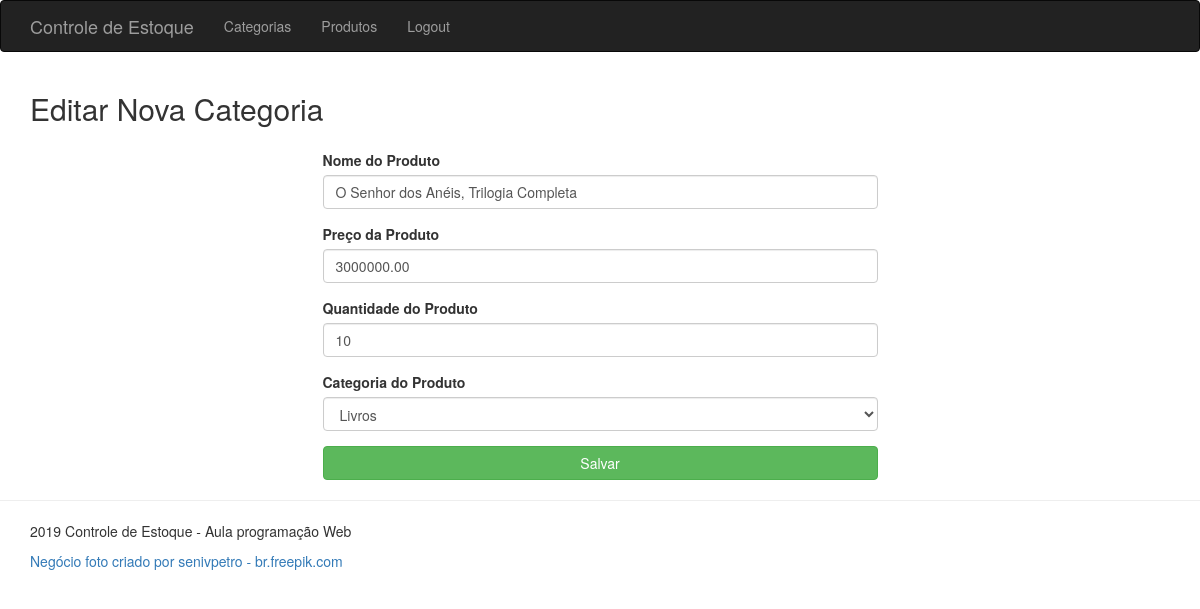
The page /produtos-editar.php?id=28 (signed in) on the database its author committed.
### tables this page shows
CREATE TABLE `produtos` (
  `id` int(11) NOT NULL AUTO_INCREMENT,
  `nome` varchar(150) NOT NULL,
  `preco` double(9,2) NOT NULL,
  `quantidade` int(11) NOT NULL,
  `categoria_id` int(11) NOT NULL,
  PRIMARY KEY (`id`),
  KEY `fk_categorias` (`categoria_id`),
  CONSTRAINT `fk_categorias` FOREIGN KEY (`categoria_id`) REFERENCES `categorias` (`id`)
);

CREATE TABLE `categorias` (
  `id` int(11) NOT NULL AUTO_INCREMENT,
  `nome` varchar(50) NOT NULL,
  PRIMARY KEY (`id`)
);

### classes/Produto.php (called while the page is built, shortened)
<?php
class Produto
{
    private $id;
    public function carregar()
    {
        $query = "SELECT nome, preco, quantidade, categoria_id FROM produtos WHERE id = :id";
        $connect = Conexao::getConnect();
        $stmt = $connect->prepare($query);
        $stmt->bindValue(':id', $this->id);
        $stmt->execute();
        $line = $stmt->fetch();
        return $line;
    }
}

### classes/Categoria.php (called while the page is built, shortened)
<?php
class Categoria
{
    public function listar()
    {
        $query = "SELECT id, nome FROM categorias";
        $conexao = Conexao::getConnect();
        $resultado = $conexao->query($query);
        $lista = $resultado->fetchAll();
        return $lista;
    }
}

### produtos-editar.php (the view, shortened to what this page needs)
<?php require_once("cabecalho.php") ?>
<div class="container">
    <div class="row">
        <div class="col-md-12">
            <h2>Editar Nova Categoria</h2>
        </div>
    </div>
    <?php
        $produto = new Produto();
        $categoria = new Categoria();
        $id = filter_input(INPUT_GET,'id',FILTER_SANITIZE_NUMBER_INT);
        $produto->id = $id;
        try {
            $result = $produto->carregar();
        }
        catch(Exception $e){
            Erro::trataErro($e);
        }
    ?>
    <form action="produtos-alterar-post.php" method="post">
        <div class="row">
            <div class="col-md-6 col-md-offset-3">
                <div class="form-group">
                    <label for="nome">Nome do Produto</label>
                    <input type="text" value="<?= $result['nome'] ?>" name="nome" class="form-control"
                        placeholder="Nome do Produto" required>
                </div>
                <div class="form-group">
                    <label for="preco">Preço da Produto</label>
                    <input type="number" value="<?= $result['preco'] ?>" name="preco" step="0.01" min="0"
                        class="form-control" placeholder="Preço do Produto" required>
                </div>
                <div class="form-group">
                    <label for="quantidade">Quantidade do Produto</label>
                    <input type="number" value="<?= $result['quantidade'] ?>" name="quantidade" min="0"
                        class="form-control" placeholder="Quantidade do Produto" required>
                </div>
                <div class="form-group">
                    <label for="nome">Categoria do Produto</label>
                    <select class="form-control" name="categoria">
                        <?php $list = $categoria->listar() ?>
                        <?php foreach($list AS $itens) :  ?>
                            <option value="<?= $itens['id'] ?>" <?= $itens['id'] == $result['categoria_id'] ? 'selected' :''?>>
                                <?= $itens['nome']?>
                            </option>
                        <?php endforeach; ?>
                    </select>
                </div>
                <input type="submit" class="btn btn-success btn-block" value="Salvar">
            </div>
        </div>
    </form>
</div>
<?php require_once 'rodape.php' ?>

### rows shown on the page
produtos: nome "O Senhor dos Anéis, Trilogia Completa", preco "3000000.00", quantidade "10", categoria "Livros"
